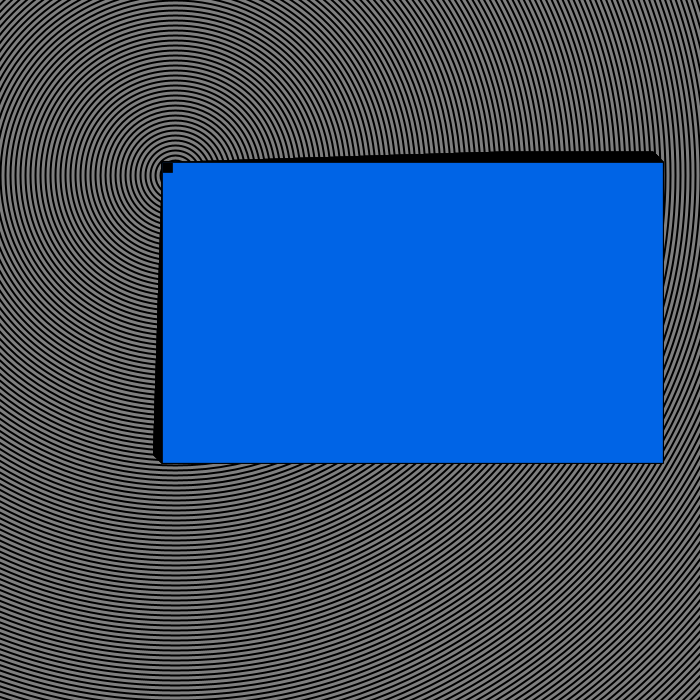
Frame 1 (no input)
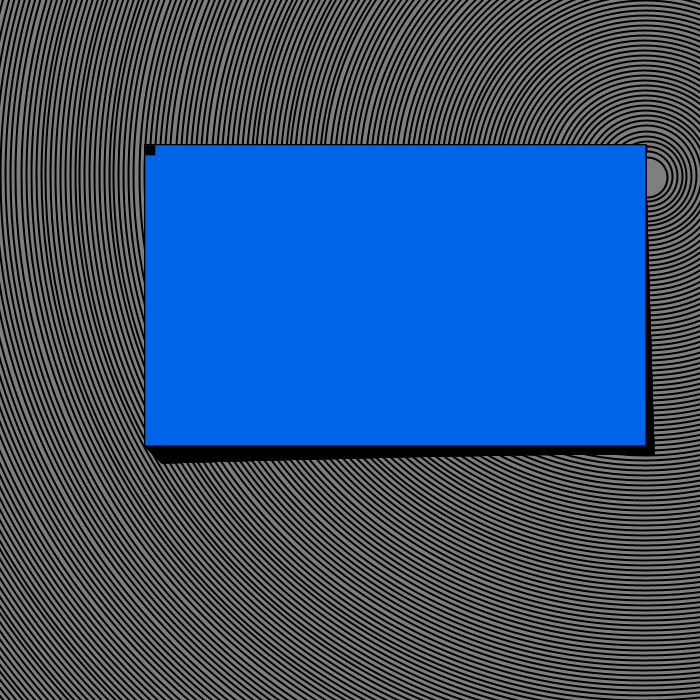
Frame 60 (the mouse pressed at the canvas centre just before this capture)
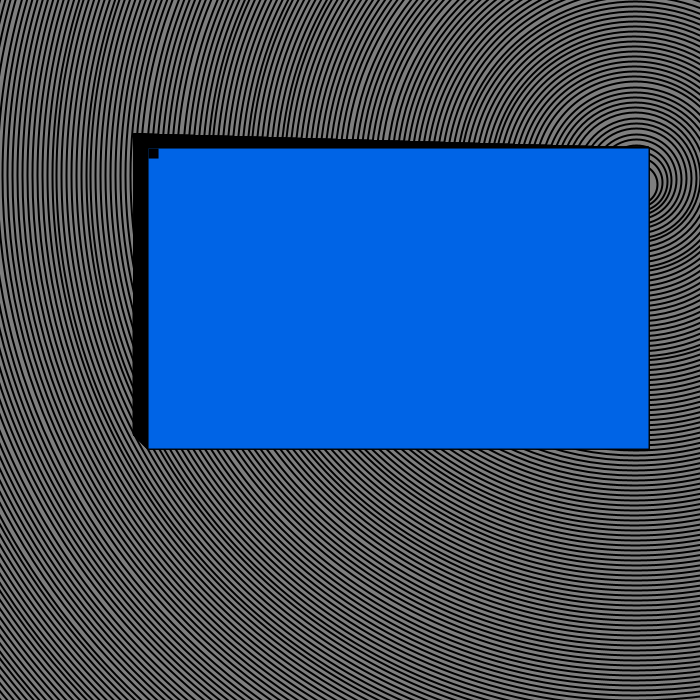
Frame 120 (the mouse held since frame 60 and released just before this capture)

The Processing sketch that drew these frames (run headless with seeded random() and noise(); from frame 60 on, the mouse is pressed at the canvas centre):

// Processing sketch: NOC_2_1_forces
// ── NOC_2_1_forces.pde
// The Nature of Code
// Daniel Shiffman
// http://natureofcode.com

/*
instead can the mover accelerate when it hits another mover?
 what is the best way to accomplish this? 
 We don't want every mover to have to know about all other movers
 Maybe let's start where there are new boundaries the mover is limited to,
 for example fish creatures must stay in the water
 add force that makes the mover struggle against the tide? fiesty? 
 */
Mover m;
Ocean o;
Moon ourMoon;
int currentTide;
int totalMovers = 200;
Mover k;
Mover[] allMovers = new Mover[totalMovers];
PVector wind, gravity, resistance;
void setup() {
  size(700, 700);
  o = new Ocean(300, 500);
  m = new Mover(o, 1);
  k = new Mover(o, 3);
  ourMoon = new Moon();
  smooth();
  wind = new PVector(0.2, 0.01);
  gravity = new PVector(0, 0);
  resistance = new PVector(2, 0);

  for (int i = 0; i<totalMovers; i ++) {
    allMovers[i] = new Mover(o, i+1);
  }
}

void draw() {
  background(255);

  for (int i = allMovers.length - 1; i >= 0; i--) {
    allMovers[i].applyForce(wind);
    allMovers[i].applyForce(gravity);

    if (currentTide == 1 ) {
      resistance.mult(abs((allMovers[i].getSpirit()/100.0)));
      allMovers[i].applyForce(resistance);
      allMovers[i].setSpirit(abs(allMovers[i].getSpirit() - 0.02));
    }
    else {
      resistance.div(1.001);
      allMovers[i].applyForce(resistance);
    }
    allMovers[i].update();
    allMovers[i].display();
    allMovers[i].checkEdges(o);
    
  currentTide = o.checkTide(ourMoon);  //too much in one method?
  o.update();
  o.display();

  }

  //  m.applyForce(wind);
  //  m.applyForce(gravity);
  //  k.applyForce(gravity);
  //  k.applyForce(wind);

//  currentTide = o.checkTide(ourMoon);  //too much in one method?
//  o.update();
//  o.display();

  //if currentTide is high and the mover has a lot of spirit, make force to help push against the tide
  // println(m.getSpirit());

  //  if (currentTide == 1 ) {
  //    resistance.mult(abs((m.getSpirit()/100.0)));
  //    m.applyForce(resistance);
  //    m.setSpirit(abs(m.getSpirit() - 0.02));
  //  }
  //  else {
  //    resistance.div(1.001);
  //    m.applyForce(resistance);
  //  }

  //  k.update();
  //  k.display();
  //  k.checkEdges(o);
  //  m.update();
  //  m.display();
  //  m.checkEdges(o);
}
void mousePressed() {
  if (mouseX >= o.getCenterY() && mouseX < o.getWidth() + o.getCenterY()) {
    m.agitate();
  }
  if (mouseY >= o.getCenterX() && mouseY < o.getHeight() + o.getCenterX()) {
    m.agitate();
  }
}


// ── Moon.pde
//isn't changing direction the earth moves and tides are affected
class Moon{
 float direction;
 
  Moon(){
    direction = 45.0; 
  } 
  float getDirection(){
   return direction; 
  }
}

// ── Mover.pde
// The Nature of Code
// Daniel Shiffman
// http://natureofcode.com

class Mover {

  PVector location;
  PVector velocity;
  PVector acceleration;
  float mass;
  float spirit;
  int age;
  
  Mover() {
    location = new PVector(width/2, height/2); //Vector determines location of mover
    velocity = new PVector(0, 0); //determines rate of movement
    acceleration = new PVector(0, 0); //changes velocity, or rate of movement which changes location (bigger steps) 
    mass = 1; //start with mass equal to 1
    spirit = 100.0;
    this.age = 1;
  }
  Mover(Ocean o, int age) {
    location = new PVector(o.getCenterX(), o.getCenterY()); //Vector determines location of mover
    velocity = new PVector(0, 0); //determines rate of movement
    acceleration = new PVector(0, 0); //changes velocity, or rate of movement which changes location (bigger steps) 
    mass = 2*age; //start with mass equal to 1
    spirit = 100.0;
    this.age = age;
  }
  void applyForce(PVector force) {
    PVector f = PVector.div(force, mass); //force is impacted by mass, the larger mass the smaller the impace (1/100) vs. (1/1000)
    acceleration.add(f);
  }

  void update() {
    velocity.add(acceleration);
    location.add(velocity);
    acceleration.mult(0); //resets acceleration
  }

  void display() {
    stroke(0);
    strokeWeight(2);
    fill(127);
    ellipse(location.x, location.y, age*10, age*10);
  }

  void checkEdges() {

    if (location.x > width) {
      location.x = width;
      velocity.x *= -1;
    } 
    else if (location.x < 0) {
      velocity.x *= -1;
      location.x = 0;
    }

    if (location.y > height) {
      velocity.y *= -1;
      location.y = height;
    }
  }
  //check the boundaries for the paricular ocean (maybe change this to any landscape object eventually, landscape is an abstract class?
  void checkEdges(Ocean o) {

    //width and height should depend on the center of the oce
    //add  width to PVector oceanCenter
    if (location.x > o.getCenterX() + float(o.getHeight())) {
      velocity.x *= -0.3;
      location.x = float(o.getHeight()) + o.getCenterX();
    }  
    else if (location.x < o.getCenterX() + float(o.getHeight()) && location.x < o.getCenterX() ) {
      velocity.x *= -0.3;
      location.x = (float(o.getHeight())) + o.getCenterX();
    }
    if (location.y > (float(o.getWidth()) + o.getCenterY())) {
      velocity.y *= -1;
      location.y = float(o.getWidth()) + o.getCenterY();
    }
    else if (location.y < (float(o.getWidth()) - o.getCenterY()) && location.y < o.getCenterY()) {      
      velocity.y *= -1;
      location.y = o.getCenterY();
    }
  }
  float getSpirit() {
    return spirit;
  }
  void setSpirit(float s){
    spirit = s;
  }
  void agitate(){
   velocity.mult(1.2); 
  }
}


// ── Ocean.pde
/*
This object represents a variable space that will change upon other factors with methods, i.e. wind and time of day
 
 The basic components of an ocean:
 size
 */

class Ocean {
  int oceanh, oceanw;
  PVector centerOcean;
  float directionFromMoon;
  int x = 1;
  Ocean(int w, int h) {
    centerOcean = new PVector(width/4, height/4);
    oceanw =  w;
    oceanh = h;
    directionFromMoon = 0.0;
  }

  void display() {
    fill(0, 100, 230);
    noStroke();
    rect(centerOcean.x, centerOcean.y, oceanh, oceanw);
    fill(0);
    rect(centerOcean.x, centerOcean.y, 10, 10);
  }

  void update() {
    fill(0, 100, 230);
    rect(centerOcean.x, centerOcean.y, oceanh, oceanw);
    fill(0);
    rect(centerOcean.x, centerOcean.y, 10, 10);

    directionFromMoon++;
    directionFromMoon = directionFromMoon%360;
  }
  //checks tide of ocean and moves accordingly, assumes moon is at 45degrees
  int checkTide(Moon m) {
    x++;
    //if high tide return 1
    if (directionFromMoon >= m.getDirection()*7 || directionFromMoon <= m.getDirection()*3) {
      centerOcean.div(1.001); //move toward moon
      return 1;
    }
    //if low tide return 0
    else if (directionFromMoon > m.getDirection()*3 || directionFromMoon < m.getDirection()*7) {
      centerOcean.mult(1.001); //move away from moon
      return 0;
    }
    return 0;
  }

  int getWidth() {
    return oceanw;
  }
  int getHeight() {
    return oceanh;
  }
  float getCenterX() {
    return centerOcean.x;
  }
  float getCenterY() {
    return centerOcean.y;
  }
}


// ── Sun.pde
class Sun {

  Sun() {
    
  }
}
